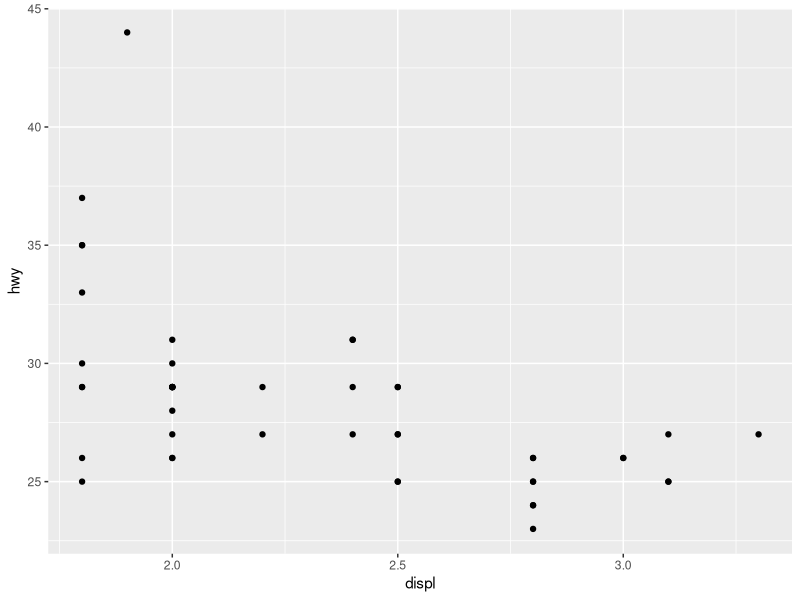
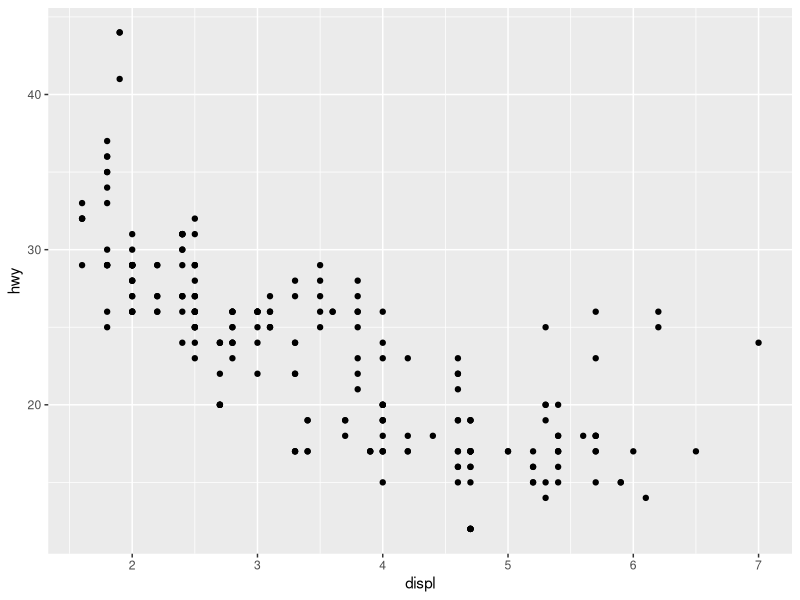

These charts were generated, in order, by the following R code:
print("Loading libraries...")

library(tidyverse)
library(dplyr)

rm(list = ls())

mpg %>% 
    filter(class == "compact") %>%
    ggplot(mapping = aes(x = displ, y = hwy)) +
    geom_point()

ggplot(data = mpg) + 
    geom_point(mapping = aes(x = displ, y = hwy))
